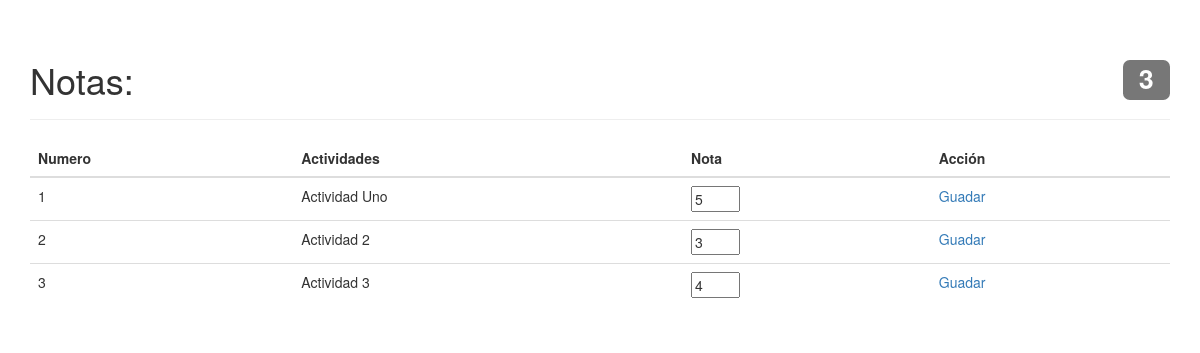
The page /listadoActividades.php?id_curso=1 on the database its author committed.
### tables this page shows
CREATE TABLE `pro_actividad` (
  `id` int(10) NOT NULL,
  `id_curso` int(10) NOT NULL,
  `nombre` varchar(200) NOT NULL
);

### listadoActividades.php (the view, shortened to what this page needs)
<!DOCTYPE HTML>
<html>
	<head>
		<link href="//netdna.bootstrapcdn.com/bootstrap/3.2.0/css/bootstrap.min.css" rel="stylesheet" id="bootstrap-css">
	</head>
	<body>
		<?php
			include("conexion.php");
            $query     = 'SELECT a.id, a.nombre, IF(b.nota is null, "0", b.nota) as nota FROM pro_actividad a LEFT JOIN pro_nota b ON a.id = b.id_actividad WHERE id_curso = '.$_GET["id_curso"];
            $resultado = $conexion->query($query);
            $columnas  = $resultado->fetch(PDO::FETCH_ASSOC);
            $total     = $resultado->rowCount();
        ?>
        <br>
        <div class="container">
            <div class="page-header">
                    <h1>Notas: <span class="pull-right label label-default"><?=$total?></span></h1>
            </div>
            <table class="table">
                <thead>
                    <tr>
                        <th scope="col">Numero</th>
                        <th scope="col">Actividades</th>
                        <th scope="col">Nota</th>
                        <th scope="col">Acci&oacute;n</th>
                    </tr>
                </thead>
                <tbody>
                    <?php
                    if($total>0){
                        $i=1;
                        do{
                        ?>
                        <tr>
                            <td><?=$i?></td>
                            <td><?=$columnas['nombre']?></td>
                            <td><input type="number" value="<?=$columnas["nota"]?>" name="nota_<?=$columnas["id"]?>" id="nota_<?=$columnas["id"]?>" required="" min="0" max="5"></td>
                            <td>
                                <a href="guardar.php?id_actividad=<?=$columnas["id"]?>&id_estudiante=<?=$_GET["id_estudiante"]?>" onclick="if($('#nota_<?=$columnas["id"]?>').val() != '')location.href=this.href+'&nota='+$('#nota_<?=$columnas["id"]?>').val();return false;">
                                    Guadar
                                </a>
                            </td>
                        </tr>
                        <?php
                        $i++;
                        }while($columnas = $resultado->fetch(PDO::FETCH_ASSOC));
                    }else{
                        ?>
                            <tr>
                                <td colspan="3">Sin registro de notas</td>
                            </tr>
                        <?php
                    }
                    ?>
                </tbody>
            </table>
        </div>
	</body>
</html>

### rows shown on the page
pro_actividad: nombre "Actividad Uno", nota "5"
pro_actividad: nombre "Actividad 2", nota "3"
pro_actividad: nombre "Actividad 3", nota "4"

### other values the page prints
$total "3"
